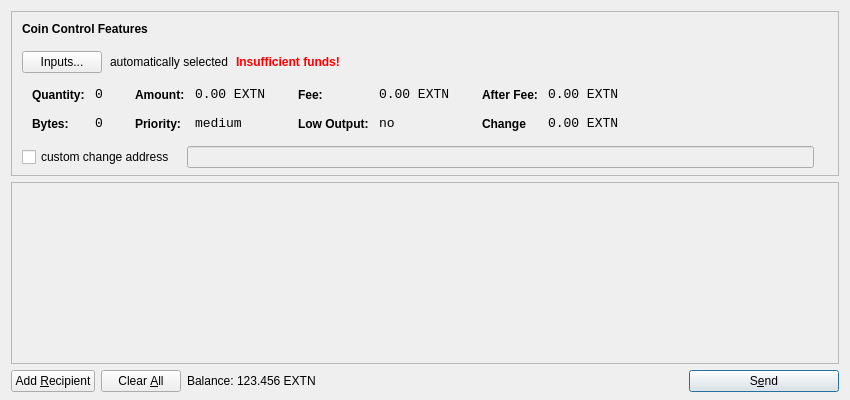
<?xml version="1.0" encoding="UTF-8"?>
<ui version="4.0">
 <class>SendCoinsDialog</class>
 <widget class="QDialog" name="SendCoinsDialog">
  <property name="geometry">
   <rect>
    <x>0</x>
    <y>0</y>
    <width>850</width>
    <height>400</height>
   </rect>
  </property>
  <property name="windowTitle">
   <string>Send Coins</string>
  </property>
  <layout class="QVBoxLayout" name="verticalLayout" stretch="0,1,0">
   <property name="bottomMargin">
    <number>8</number>
   </property>
   <item>
    <widget class="QFrame" name="frameCoinControl">
     <property name="sizePolicy">
      <sizepolicy hsizetype="Expanding" vsizetype="Expanding">
       <horstretch>0</horstretch>
       <verstretch>0</verstretch>
      </sizepolicy>
     </property>
     <property name="maximumSize">
      <size>
       <width>16777215</width>
       <height>16777215</height>
      </size>
     </property>
     <property name="frameShape">
      <enum>QFrame::StyledPanel</enum>
     </property>
     <property name="frameShadow">
      <enum>QFrame::Sunken</enum>
     </property>
     <layout class="QVBoxLayout" name="verticalLayoutCoinControl2">
      <property name="spacing">
       <number>-1</number>
      </property>
      <property name="leftMargin">
       <number>0</number>
      </property>
      <property name="topMargin">
       <number>0</number>
      </property>
      <property name="rightMargin">
       <number>0</number>
      </property>
      <property name="bottomMargin">
       <number>6</number>
      </property>
      <item>
       <layout class="QVBoxLayout" name="verticalLayoutCoinControl" stretch="0,0,0,0,1">
        <property name="spacing">
         <number>0</number>
        </property>
        <property name="leftMargin">
         <number>10</number>
        </property>
        <property name="topMargin">
         <number>10</number>
        </property>
        <item>
         <layout class="QHBoxLayout" name="horizontalLayoutCoinControl1">
          <property name="bottomMargin">
           <number>15</number>
          </property>
          <item>
           <widget class="QLabel" name="labelCoinControlFeatures">
            <property name="sizePolicy">
             <sizepolicy hsizetype="Preferred" vsizetype="Maximum">
              <horstretch>0</horstretch>
              <verstretch>0</verstretch>
             </sizepolicy>
            </property>
            <property name="font">
             <font>
              <weight>75</weight>
              <bold>true</bold>
             </font>
            </property>
            <property name="styleSheet">
             <string notr="true">font-weight:bold;</string>
            </property>
            <property name="text">
             <string>Coin Control Features</string>
            </property>
           </widget>
          </item>
         </layout>
        </item>
        <item>
         <layout class="QHBoxLayout" name="horizontalLayoutCoinControl2" stretch="0,0,0,0">
          <property name="spacing">
           <number>8</number>
          </property>
          <property name="bottomMargin">
           <number>10</number>
          </property>
          <item>
           <widget class="QPushButton" name="pushButtonCoinControl">
            <property name="styleSheet">
             <string notr="true"/>
            </property>
            <property name="text">
             <string>Inputs...</string>
            </property>
           </widget>
          </item>
          <item>
           <widget class="QLabel" name="labelCoinControlAutomaticallySelected">
            <property name="text">
             <string>automatically selected</string>
            </property>
            <property name="margin">
             <number>5</number>
            </property>
           </widget>
          </item>
          <item>
           <widget class="QLabel" name="labelCoinControlInsuffFunds">
            <property name="font">
             <font>
              <weight>75</weight>
              <bold>true</bold>
             </font>
            </property>
            <property name="styleSheet">
             <string notr="true">color:red;font-weight:bold;</string>
            </property>
            <property name="text">
             <string>Insufficient funds!</string>
            </property>
            <property name="margin">
             <number>5</number>
            </property>
           </widget>
          </item>
          <item>
           <spacer name="horizontalSpacerCoinControl">
            <property name="orientation">
             <enum>Qt::Horizontal</enum>
            </property>
            <property name="sizeHint" stdset="0">
             <size>
              <width>40</width>
              <height>1</height>
             </size>
            </property>
           </spacer>
          </item>
         </layout>
        </item>
        <item>
         <widget class="QWidget" name="widgetCoinControl" native="true">
          <property name="sizePolicy">
           <sizepolicy hsizetype="Preferred" vsizetype="Preferred">
            <horstretch>0</horstretch>
            <verstretch>0</verstretch>
           </sizepolicy>
          </property>
          <property name="minimumSize">
           <size>
            <width>0</width>
            <height>0</height>
           </size>
          </property>
          <property name="styleSheet">
           <string notr="true"/>
          </property>
          <layout class="QHBoxLayout" name="horizontalLayoutCoinControl5">
           <property name="margin">
            <number>0</number>
           </property>
           <item>
            <layout class="QHBoxLayout" name="horizontalLayoutCoinControl3" stretch="0,0,0,1">
             <property name="spacing">
              <number>20</number>
             </property>
             <property name="topMargin">
              <number>0</number>
             </property>
             <property name="bottomMargin">
              <number>10</number>
             </property>
             <item>
              <layout class="QFormLayout" name="formLayoutCoinControl1">
               <property name="horizontalSpacing">
                <number>10</number>
               </property>
               <property name="verticalSpacing">
                <number>14</number>
               </property>
               <property name="leftMargin">
                <number>10</number>
               </property>
               <property name="topMargin">
                <number>4</number>
               </property>
               <property name="rightMargin">
                <number>6</number>
               </property>
               <item row="0" column="0">
                <widget class="QLabel" name="labelCoinControlQuantityText">
                 <property name="styleSheet">
                  <string notr="true">font-weight:bold;</string>
                 </property>
                 <property name="text">
                  <string>Quantity:</string>
                 </property>
                 <property name="margin">
                  <number>0</number>
                 </property>
                </widget>
               </item>
               <item row="0" column="1">
                <widget class="QLabel" name="labelCoinControlQuantity">
                 <property name="font">
                  <font>
                   <family>Monospace</family>
                   <pointsize>10</pointsize>
                  </font>
                 </property>
                 <property name="cursor">
                  <cursorShape>IBeamCursor</cursorShape>
                 </property>
                 <property name="contextMenuPolicy">
                  <enum>Qt::ActionsContextMenu</enum>
                 </property>
                 <property name="text">
                  <string>0</string>
                 </property>
                 <property name="margin">
                  <number>0</number>
                 </property>
                 <property name="textInteractionFlags">
                  <set>Qt::LinksAccessibleByMouse|Qt::TextSelectableByKeyboard|Qt::TextSelectableByMouse</set>
                 </property>
                </widget>
               </item>
               <item row="1" column="0">
                <widget class="QLabel" name="labelCoinControlBytesText">
                 <property name="styleSheet">
                  <string notr="true">font-weight:bold;</string>
                 </property>
                 <property name="text">
                  <string>Bytes:</string>
                 </property>
                </widget>
               </item>
               <item row="1" column="1">
                <widget class="QLabel" name="labelCoinControlBytes">
                 <property name="font">
                  <font>
                   <family>Monospace</family>
                   <pointsize>10</pointsize>
                  </font>
                 </property>
                 <property name="cursor">
                  <cursorShape>IBeamCursor</cursorShape>
                 </property>
                 <property name="contextMenuPolicy">
                  <enum>Qt::ActionsContextMenu</enum>
                 </property>
                 <property name="text">
                  <string>0</string>
                 </property>
                 <property name="textInteractionFlags">
                  <set>Qt::LinksAccessibleByMouse|Qt::TextSelectableByKeyboard|Qt::TextSelectableByMouse</set>
                 </property>
                </widget>
               </item>
              </layout>
             </item>
             <item>
              <layout class="QFormLayout" name="formLayoutCoinControl2">
               <property name="horizontalSpacing">
                <number>10</number>
               </property>
               <property name="verticalSpacing">
                <number>14</number>
               </property>
               <property name="leftMargin">
                <number>6</number>
               </property>
               <property name="topMargin">
                <number>4</number>
               </property>
               <property name="rightMargin">
                <number>6</number>
               </property>
               <item row="0" column="0">
                <widget class="QLabel" name="labelCoinControlAmountText">
                 <property name="styleSheet">
                  <string notr="true">font-weight:bold;</string>
                 </property>
                 <property name="text">
                  <string>Amount:</string>
                 </property>
                 <property name="margin">
                  <number>0</number>
                 </property>
                </widget>
               </item>
               <item row="0" column="1">
                <widget class="QLabel" name="labelCoinControlAmount">
                 <property name="font">
                  <font>
                   <family>Monospace</family>
                   <pointsize>10</pointsize>
                  </font>
                 </property>
                 <property name="cursor">
                  <cursorShape>IBeamCursor</cursorShape>
                 </property>
                 <property name="contextMenuPolicy">
                  <enum>Qt::ActionsContextMenu</enum>
                 </property>
                 <property name="text">
                  <string>0.00 EXTN</string>
                 </property>
                 <property name="textInteractionFlags">
                  <set>Qt::LinksAccessibleByMouse|Qt::TextSelectableByKeyboard|Qt::TextSelectableByMouse</set>
                 </property>
                </widget>
               </item>
               <item row="1" column="0">
                <widget class="QLabel" name="labelCoinControlPriorityText">
                 <property name="styleSheet">
                  <string notr="true">font-weight:bold;</string>
                 </property>
                 <property name="text">
                  <string>Priority:</string>
                 </property>
                </widget>
               </item>
               <item row="1" column="1">
                <widget class="QLabel" name="labelCoinControlPriority">
                 <property name="font">
                  <font>
                   <family>Monospace</family>
                   <pointsize>10</pointsize>
                  </font>
                 </property>
                 <property name="cursor">
                  <cursorShape>IBeamCursor</cursorShape>
                 </property>
                 <property name="contextMenuPolicy">
                  <enum>Qt::ActionsContextMenu</enum>
                 </property>
                 <property name="text">
                  <string>medium</string>
                 </property>
                 <property name="textInteractionFlags">
                  <set>Qt::LinksAccessibleByMouse|Qt::TextSelectableByKeyboard|Qt::TextSelectableByMouse</set>
                 </property>
                </widget>
               </item>
              </layout>
             </item>
             <item>
              <layout class="QFormLayout" name="formLayoutCoinControl3">
               <property name="horizontalSpacing">
                <number>10</number>
               </property>
               <property name="verticalSpacing">
                <number>14</number>
               </property>
               <property name="leftMargin">
                <number>6</number>
               </property>
               <property name="topMargin">
                <number>4</number>
               </property>
               <property name="rightMargin">
                <number>6</number>
               </property>
               <item row="0" column="0">
                <widget class="QLabel" name="labelCoinControlFeeText">
                 <property name="styleSheet">
                  <string notr="true">font-weight:bold;</string>
                 </property>
                 <property name="text">
                  <string>Fee:</string>
                 </property>
                 <property name="margin">
                  <number>0</number>
                 </property>
                </widget>
               </item>
               <item row="0" column="1">
                <widget class="QLabel" name="labelCoinControlFee">
                 <property name="font">
                  <font>
                   <family>Monospace</family>
                   <pointsize>10</pointsize>
                  </font>
                 </property>
                 <property name="cursor">
                  <cursorShape>IBeamCursor</cursorShape>
                 </property>
                 <property name="contextMenuPolicy">
                  <enum>Qt::ActionsContextMenu</enum>
                 </property>
                 <property name="text">
                  <string>0.00 EXTN</string>
                 </property>
                 <property name="textInteractionFlags">
                  <set>Qt::LinksAccessibleByMouse|Qt::TextSelectableByKeyboard|Qt::TextSelectableByMouse</set>
                 </property>
                </widget>
               </item>
               <item row="1" column="0">
                <widget class="QLabel" name="labelCoinControlLowOutputText">
                 <property name="styleSheet">
                  <string notr="true">font-weight:bold;</string>
                 </property>
                 <property name="text">
                  <string>Low Output:</string>
                 </property>
                </widget>
               </item>
               <item row="1" column="1">
                <widget class="QLabel" name="labelCoinControlLowOutput">
                 <property name="font">
                  <font>
                   <family>Monospace</family>
                   <pointsize>10</pointsize>
                  </font>
                 </property>
                 <property name="cursor">
                  <cursorShape>IBeamCursor</cursorShape>
                 </property>
                 <property name="contextMenuPolicy">
                  <enum>Qt::ActionsContextMenu</enum>
                 </property>
                 <property name="text">
                  <string>no</string>
                 </property>
                 <property name="textInteractionFlags">
                  <set>Qt::LinksAccessibleByMouse|Qt::TextSelectableByKeyboard|Qt::TextSelectableByMouse</set>
                 </property>
                </widget>
               </item>
              </layout>
             </item>
             <item>
              <layout class="QFormLayout" name="formLayoutCoinControl4">
               <property name="horizontalSpacing">
                <number>10</number>
               </property>
               <property name="verticalSpacing">
                <number>14</number>
               </property>
               <property name="leftMargin">
                <number>6</number>
               </property>
               <property name="topMargin">
                <number>4</number>
               </property>
               <property name="rightMargin">
                <number>6</number>
               </property>
               <item row="0" column="0">
                <widget class="QLabel" name="labelCoinControlAfterFeeText">
                 <property name="styleSheet">
                  <string notr="true">font-weight:bold;</string>
                 </property>
                 <property name="text">
                  <string>After Fee:</string>
                 </property>
                 <property name="margin">
                  <number>0</number>
                 </property>
                </widget>
               </item>
               <item row="0" column="1">
                <widget class="QLabel" name="labelCoinControlAfterFee">
                 <property name="font">
                  <font>
                   <family>Monospace</family>
                   <pointsize>10</pointsize>
                  </font>
                 </property>
                 <property name="cursor">
                  <cursorShape>IBeamCursor</cursorShape>
                 </property>
                 <property name="contextMenuPolicy">
                  <enum>Qt::ActionsContextMenu</enum>
                 </property>
                 <property name="text">
                  <string>0.00 EXTN</string>
                 </property>
                 <property name="textInteractionFlags">
                  <set>Qt::LinksAccessibleByMouse|Qt::TextSelectableByKeyboard|Qt::TextSelectableByMouse</set>
                 </property>
                </widget>
               </item>
               <item row="1" column="0">
                <widget class="QLabel" name="labelCoinControlChangeText">
                 <property name="styleSheet">
                  <string notr="true">font-weight:bold;</string>
                 </property>
                 <property name="text">
                  <string>Change</string>
                 </property>
                </widget>
               </item>
               <item row="1" column="1">
                <widget class="QLabel" name="labelCoinControlChange">
                 <property name="font">
                  <font>
                   <family>Monospace</family>
                   <pointsize>10</pointsize>
                  </font>
                 </property>
                 <property name="cursor">
                  <cursorShape>IBeamCursor</cursorShape>
                 </property>
                 <property name="contextMenuPolicy">
                  <enum>Qt::ActionsContextMenu</enum>
                 </property>
                 <property name="text">
                  <string>0.00 EXTN</string>
                 </property>
                 <property name="textInteractionFlags">
                  <set>Qt::LinksAccessibleByMouse|Qt::TextSelectableByKeyboard|Qt::TextSelectableByMouse</set>
                 </property>
                </widget>
               </item>
              </layout>
             </item>
            </layout>
           </item>
          </layout>
         </widget>
        </item>
        <item>
         <layout class="QHBoxLayout" name="horizontalLayoutCoinControl4" stretch="0,0,0">
          <property name="spacing">
           <number>12</number>
          </property>
          <property name="sizeConstraint">
           <enum>QLayout::SetDefaultConstraint</enum>
          </property>
          <property name="topMargin">
           <number>5</number>
          </property>
          <property name="rightMargin">
           <number>5</number>
          </property>
          <item>
           <widget class="QCheckBox" name="checkBoxCoinControlChange">
            <property name="text">
             <string>custom change address</string>
            </property>
           </widget>
          </item>
          <item>
           <widget class="QLineEdit" name="lineEditCoinControlChange">
            <property name="enabled">
             <bool>false</bool>
            </property>
            <property name="sizePolicy">
             <sizepolicy hsizetype="Expanding" vsizetype="Fixed">
              <horstretch>0</horstretch>
              <verstretch>0</verstretch>
             </sizepolicy>
            </property>
           </widget>
          </item>
          <item>
           <widget class="QLabel" name="labelCoinControlChangeLabel">
            <property name="sizePolicy">
             <sizepolicy hsizetype="Preferred" vsizetype="Expanding">
              <horstretch>0</horstretch>
              <verstretch>0</verstretch>
             </sizepolicy>
            </property>
            <property name="minimumSize">
             <size>
              <width>0</width>
              <height>0</height>
             </size>
            </property>
            <property name="text">
             <string/>
            </property>
            <property name="margin">
             <number>3</number>
            </property>
           </widget>
          </item>
         </layout>
        </item>
        <item>
         <spacer name="verticalSpacerCoinControl">
          <property name="orientation">
           <enum>Qt::Vertical</enum>
          </property>
          <property name="sizeHint" stdset="0">
           <size>
            <width>800</width>
            <height>1</height>
           </size>
          </property>
         </spacer>
        </item>
       </layout>
      </item>
     </layout>
    </widget>
   </item>
   <item>
    <widget class="QScrollArea" name="scrollArea">
     <property name="widgetResizable">
      <bool>true</bool>
     </property>
     <widget class="QWidget" name="scrollAreaWidgetContents">
      <property name="geometry">
       <rect>
        <x>0</x>
        <y>0</y>
        <width>830</width>
        <height>165</height>
       </rect>
      </property>
      <layout class="QVBoxLayout" name="verticalLayout_2">
       <property name="margin">
        <number>0</number>
       </property>
       <item>
        <layout class="QVBoxLayout" name="entries">
         <property name="spacing">
          <number>6</number>
         </property>
        </layout>
       </item>
       <item>
        <spacer name="verticalSpacer">
         <property name="orientation">
          <enum>Qt::Vertical</enum>
         </property>
         <property name="sizeHint" stdset="0">
          <size>
           <width>20</width>
           <height>40</height>
          </size>
         </property>
        </spacer>
       </item>
      </layout>
     </widget>
    </widget>
   </item>
   <item>
    <layout class="QHBoxLayout" name="horizontalLayout">
     <item>
      <widget class="QPushButton" name="addButton">
       <property name="toolTip">
        <string>Send to multiple recipients at once</string>
       </property>
       <property name="text">
        <string>Add &amp;Recipient</string>
       </property>
       <property name="icon">
        <iconset resource="../bitcoin.qrc">
         <normaloff>:/icons/add</normaloff>:/icons/add</iconset>
       </property>
       <property name="autoDefault">
        <bool>false</bool>
       </property>
      </widget>
     </item>
     <item>
      <widget class="QPushButton" name="clearButton">
       <property name="sizePolicy">
        <sizepolicy hsizetype="Minimum" vsizetype="Fixed">
         <horstretch>0</horstretch>
         <verstretch>0</verstretch>
        </sizepolicy>
       </property>
       <property name="toolTip">
        <string>Remove all transaction fields</string>
       </property>
       <property name="text">
        <string>Clear &amp;All</string>
       </property>
       <property name="icon">
        <iconset resource="../bitcoin.qrc">
         <normaloff>:/icons/remove</normaloff>:/icons/remove</iconset>
       </property>
       <property name="autoRepeatDelay">
        <number>300</number>
       </property>
       <property name="autoDefault">
        <bool>false</bool>
       </property>
      </widget>
     </item>
     <item>
      <layout class="QHBoxLayout" name="horizontalLayout_2">
       <property name="spacing">
        <number>3</number>
       </property>
       <item>
        <widget class="QLabel" name="label">
         <property name="sizePolicy">
          <sizepolicy hsizetype="Preferred" vsizetype="Fixed">
           <horstretch>0</horstretch>
           <verstretch>0</verstretch>
          </sizepolicy>
         </property>
         <property name="text">
          <string>Balance:</string>
         </property>
        </widget>
       </item>
       <item>
        <widget class="QLabel" name="labelBalance">
         <property name="sizePolicy">
          <sizepolicy hsizetype="Preferred" vsizetype="Fixed">
           <horstretch>0</horstretch>
           <verstretch>0</verstretch>
          </sizepolicy>
         </property>
         <property name="cursor">
          <cursorShape>IBeamCursor</cursorShape>
         </property>
         <property name="text">
          <string>123.456 EXTN</string>
         </property>
         <property name="textInteractionFlags">
          <set>Qt::LinksAccessibleByMouse|Qt::TextSelectableByKeyboard|Qt::TextSelectableByMouse</set>
         </property>
        </widget>
       </item>
      </layout>
     </item>
     <item>
      <spacer name="horizontalSpacer">
       <property name="orientation">
        <enum>Qt::Horizontal</enum>
       </property>
       <property name="sizeHint" stdset="0">
        <size>
         <width>40</width>
         <height>20</height>
        </size>
       </property>
      </spacer>
     </item>
     <item>
      <widget class="QPushButton" name="sendButton">
       <property name="minimumSize">
        <size>
         <width>150</width>
         <height>0</height>
        </size>
       </property>
       <property name="toolTip">
        <string>Confirm the send action</string>
       </property>
       <property name="text">
        <string>S&amp;end</string>
       </property>
       <property name="icon">
        <iconset resource="../bitcoin.qrc">
         <normaloff>:/icons/send</normaloff>:/icons/send</iconset>
       </property>
       <property name="default">
        <bool>true</bool>
       </property>
      </widget>
     </item>
    </layout>
   </item>
  </layout>
 </widget>
 <resources>
  <include location="../bitcoin.qrc"/>
 </resources>
 <connections/>
</ui>
